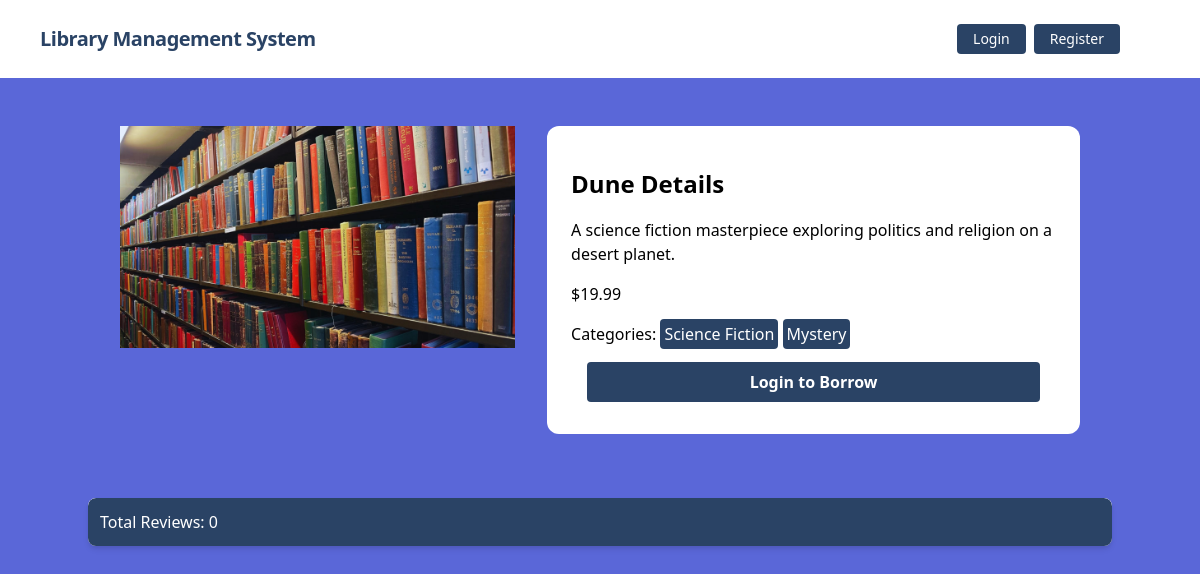
/books/details/2/, run on the app's committed database.
### books/models.py (models this page shows, shortened)
class Book(models.Model):
    title = models.CharField(max_length=100)
    description = models.TextField()
    image = models.ImageField(upload_to='books/uploads', blank=True, null=True)
    price = models.FloatField()
    categories = models.ManyToManyField(Category)
    borrowers = models.ManyToManyField(User, related_name='borrowed_books', blank=True)

class Category(models.Model):
    name = models.CharField(max_length=100, unique=True)

### books/views.py (the view)
# urls.py: path('details/<int:pk>/', BookDetailsView.as_view(), name='book_details'),
class BookDetailsView(DetailView):
    model = Book
    template_name = 'books/book_details.html'
    context_object_name = 'book'
    def get_context_data(self, **kwargs):
        context = super().get_context_data(**kwargs)
        book = self.object
        context['reviews'] = Review.objects.filter(book=book)
        context['review_form'] = ReviewForm()
        return context

### books/templates/books/book_details.html (shortened to what this page needs)
{% extends "base.html" %}
{% load crispy_forms_tags %}
{% block content %}
  <div class="flex mx-8 py-12 justify-between">
    <div class="w-1/2">
      <img src="{{ book.image.url }}" alt="{{ book.title }}" class="w-72 h-96 object-cover">
    </div>
    <div class="ml-8 bg-white p-6 rounded-xl">
      <h1 class="font-bold text-2xl pt-4 pb-4">{{ book.title }} Details</h1>
      <p class="pb-4">{{ book.description }}</p>
      <p class="pb-4">${{ book.price }}</p>
      <span>Categories: </span>
      {% for category in book.categories.all %}
        <span class="text-white my-4 bg-blue-900 p-1 rounded">{{ category.name }}</span>
      {% endfor %}
      {% if user.is_authenticated %}
          {% if user in book.borrowers.all %}
              <form method="post" action="{% url 'return_book' pk=book.id %}?next={{ request.path }}" class="mt-4">
                  {% csrf_token %}
                  <div class="text-center">
                      <button name="return_book" type="submit" class="mb-2 block text-center text-white py-2 px-4 mt-2 mx-4 font-bold p-2 bg-blue-900 rounded hover:border-transparent hover:text-dark hover:bg-red-700">Return</button>
                  </div>
              </form>
          {% else %}
              <form method="post" action="{% url 'borrow_book' pk=book.id %}" class="mt-4">
                  {% csrf_token %}
                  <div class="text-center">
                      <button name="borrow_book" type="submit" class="mb-2 block text-center text-white py-2 px-4 mt-2 mx-4 font-bold p-2 bg-blue-900 rounded hover:border-transparent hover:text-dark hover:bg-red-700">Borrow</button>
                  </div>
              </form>
          {% endif %}
      {% else %}
          <p class="mt-4"><a href="{% url 'login' %}" class="mb-2 block text-center text-white py-2 px-4 mt-2 mx-4 font-bold p-2 bg-blue-900 rounded hover:border-transparent hover:text-dark hover:bg-red-700">Login to Borrow</a></p>
      {% endif %}
    </div>
  </div>
  <div class="card mt-4 bg-white rounded-lg overflow-hidden shadow-md my-12">
    <h5 class="p-3 bg-blue-900 text-white rounded-t-lg">Total Reviews: {{ reviews | length }}</h5>
  </div>
{% endblock content %}

### data on the page
Book: image (placeholder picture), title "Dune", description "A science fiction masterpiece exploring politics and religion on a desert planet.", price "19.99"
Category: name "Science Fiction"
Category: name "Mystery"

### other printed values
{{ reviews | length }} "0"
